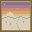

This game map was drawn from its Tiled (.tmx) file and the tilesets committed beside it. A one-line description and the full map source follow:
An orthogonal 2x2 tile map with 16x16 px tiles, 2 tile layers (Back, Front).

<map version="1.4" tiledversion="1.4.2" orientation="orthogonal" renderorder="right-down" width="2" height="2" tilewidth="16" tileheight="16" infinite="0" nextlayerid="4" nextobjectid="1">
 <tileset firstgid="1" name="z_blinxxy.MuseArt_LupiniHallWall" tilewidth="16" tileheight="16" tilecount="18" columns="9">
  <image source="hall_wall.png" width="144" height="32" />
 </tileset>
 <layer id="1" name="Back" width="2" height="2">
  <data encoding="csv">
0,0,
0,0
</data>
 </layer>
 <layer id="2" name="Front" width="2" height="2">
  <data encoding="csv">
5,6,
14,15
</data>
 </layer>
</map>
